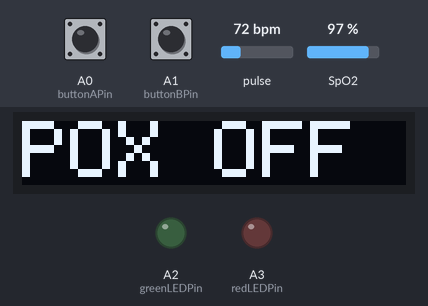
Bench run of a program on a simulated Arduino Nano ESP32. Shown: 96×16 one-colour display, output pins drawn as LEDs (lit = HIGH). Dashed ring = blinking. Inputs (shaded band) come from the test bench; at power-on: A0 (buttonAPin) LOW, A1 (buttonBPin) LOW, pulse 72 bpm, SpO2 97 %. What the program prints to the serial monitor is not drawn.

Above: at 1.2 s.
1.3 s: A0 (buttonAPin) pulled HIGH for 0.15 s
At 1.7 s:
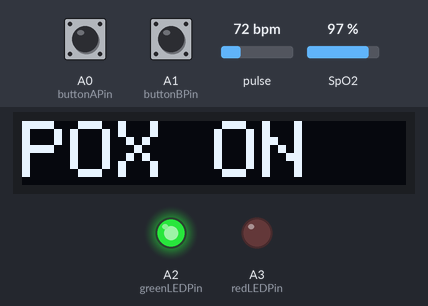
2.9 s: A1 (buttonBPin) pulled HIGH for 0.15 s
At 5.1 s:
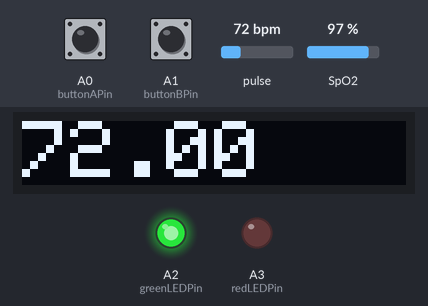
5.4 s: pulse set to 61 bpm
At 6.6 s:
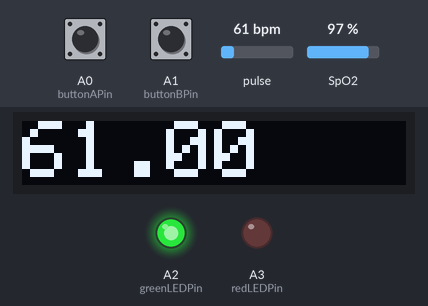
6.9 s: pulse set to 58 bpm
At 7.03 s:
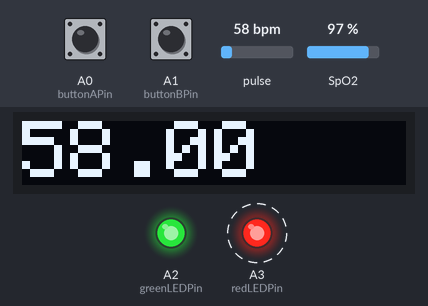
9.9 s: A1 (buttonBPin) pulled HIGH for 1 s
At 10.57 s:
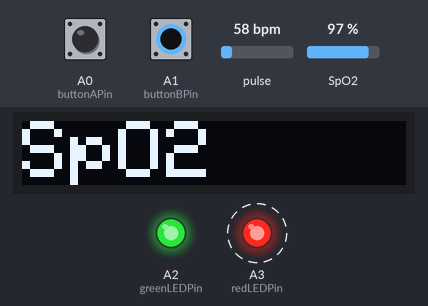
11.5 s: A1 (buttonBPin) pulled HIGH for 0.15 s
At 12.09 s:
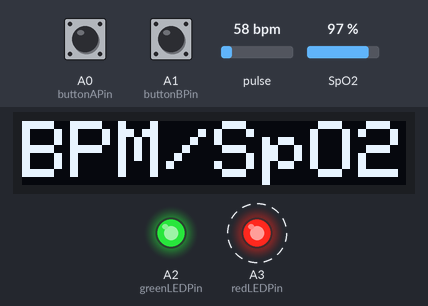
Timing chart, 0 to 13.2 s (numbered marks = the images above; inputs shaded):
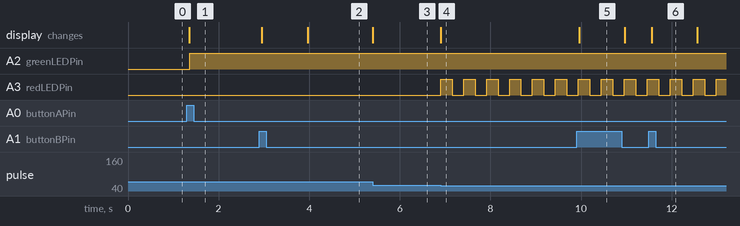

Measured:
- the behaviour switches between 60 and 59 bpm on pulse (found by bisection; images 3 and 4)
- after the input at 1.3 s, A2 (greenLEDPin): LOW → HIGH after 0.06 s; the display: changes after 0.06 s (image 1)
- after the input at 2.9 s, the display: first changes after 0.06 s (image 2 shows a later state)
- after the input at 5.4 s, the display: changes at once (image 3)
- after the input at 6.9 s, A3 (redLEDPin): alternates HIGH for 0.25 s and LOW for 0.25 s, starting at once; the display: changes at once (image 4)
- after the input at 9.9 s, the display: changes after 0.06 s (image 5)
- after the input at 11.5 s, the display: changes after 0.06 s (image 6)

The program:

main.cpp
```cpp
#include <Arduino.h>
#include <SPI.h>
#include <Wire.h>

#include <Adafruit_GFX.h>
#include <Adafruit_SSD1306.h>
#include "MAX30100_PulseOximeter.h"

// Define OLED parameters
#define SCREEN_WIDTH 96
#define SCREEN_HEIGHT 16
#define OLED_RESET -1
#define SCREEN_ADDRESS 0x3C

Adafruit_SSD1306 display(SCREEN_WIDTH, SCREEN_HEIGHT, &Wire, OLED_RESET); //Interface to the OLED display
PulseOximeter pox; // Interface to the sensor

const byte greenLEDPin = A2; // Pin for the green LED
const byte redLEDPin = A3; // Pin for the red LED
const byte buttonAPin = A0; // Pin for button A
const byte buttonBPin = A1; // Pin for button B
const byte SCLPin = A5; // ACL pin for display
const byte SDAPin = A4; // SDA pin for display

int BPM = 0; // Heartbeats per min
int displayState = 0; // State of the display. O is no display, 1 is BPM, 2 is SpO2 and 3 is both
int poxState = -1; // Determines if the pox is on (1) or off (-1)
int buttonAState = 1; // Determines if button A is pressed down or not
int lastButtonAState = 1; // The last state button A was in
int buttonBState = 1; // Determines if button A is pressed down or not
int lastButtonBState = 1; // The last state button A was in

int greenLEDState = LOW; // State of the green LED
int redLEDState = LOW; // State of the red LED

long reportingPeriod = 5000; // Time between information being printed
long displayPeriod = 1000; // Time after the display changes text to when it starts displaying measurement results
long dangerLEDPeriod = 250; // Period for danger LED
long lastReportTime = 0; // Time since last report
long displayTimerStart = 0; // Display timer start time
long DangerLEDTimerStart = 0; // Danger LED timer start time
long lastDebounceTimeA = 0; // Last time the output pin was toggled for button A
long lastDebounceTimeB = 0; // Last time the output pin was toggled for button B
long debounceDelay = 50; // Debounce time to mitigate button noise

void onBeatDetected();
void setPOXState();
void setDisplayState();
void printPOXResults();
void poxOffDisplay(void);
void poxOnDisplay(void);
void poxMeasurementDisplay(void);
void dangerLED();


void setup()
{
  pinMode(buttonAPin, INPUT); // Initialise button A pin
  pinMode(buttonBPin, INPUT); // Initialise button B pin
  pinMode(greenLEDPin, OUTPUT); // Initialise green LED pin
  pinMode(redLEDPin, OUTPUT); // Initialise red LED pin

  digitalWrite(greenLEDPin, greenLEDState); // Set the state of the green LED
  digitalWrite(redLEDPin, redLEDState); // Set the state of the red LED

  Serial.begin(9600);

  // Initialise OLED display
  display.begin(SSD1306_SWITCHCAPVCC, SCREEN_ADDRESS); // Generate display voltage from 3.3V internally

  poxOffDisplay();

  // Initialise POX
  pox.begin();

  pox.setOnBeatDetectedCallback(onBeatDetected); // Register the callback for the beat detection function
}


// Print text when beat detected
void onBeatDetected()
{
  if (poxState == 1)
  {
    Serial.println("Beat detected");
  }
}


void loop()
{
  pox.update(); // Update POX

  setPOXState(); // Set the state of the POX and the LEDs

  if (poxState == 1) {
    setDisplayState(); // Set the state of the display
    poxMeasurementDisplay(); // Set the pox display state
    dangerLED(); // Pulse the red LED if readings are at a dangerous level
  }
}


// Set the state of the POX and the green LED
void setPOXState()
{
  digitalWrite(greenLEDPin, greenLEDState); // Set the state of the green LED
  digitalWrite(redLEDPin, redLEDState); // Set the state of the red LED

  int reading = digitalRead(buttonAPin);

  if (reading != lastButtonAState) { // If the button state changes
    lastDebounceTimeA = millis(); // reset debouncing timer
  }

  if ((millis() - lastDebounceTimeA) > debounceDelay) // If a reading has been around for an amount of time equal to debounce delay has passed, assume it is correct
  {
    if (reading != buttonAState) // If the button state has changed
    {
      buttonAState = reading;

      if (buttonAState == LOW); // If the button is being pressed
      {
        if (lastButtonAState == 1) // If the last state was off
        {
          poxState = -poxState;
          if (greenLEDState == LOW) { // Turn on/off LED and change display depending on which state the green LED is in
            greenLEDState = HIGH; // If LED is off, turn it on
            displayState = 0; // Set display to the default on state
            poxOnDisplay();
          }
          else {
            greenLEDState = LOW; // If LED is on, turn it off
            redLEDState = LOW; // Turn red LED off
            poxOffDisplay();
          }
        }
      }
    }
  }

  lastButtonAState = reading;
}


// Set the state of the display
void setDisplayState()
{
  int reading = digitalRead(buttonBPin);

  if (reading != lastButtonBState) { // If the button state changes
    lastDebounceTimeB = millis(); // reset debouncing timer
  }

  if ((millis() - lastDebounceTimeB) > debounceDelay) // If a reading has been around for an amount of time equal to debounce delay has passed, assume it is correct
  {
    if (reading != buttonBState) // If the button state has changed
    {
      buttonBState = reading;

      if (buttonBState == LOW); // If the button is being pressed
      {
        if (lastButtonBState == 1) // If the last state was off
        {
          displayState += 1;
          if (displayState > 3) // If display state is greater than 3, reset it to BPM state
          {
            displayState = 1;
          }
          display.clearDisplay();
          displayTimerStart = millis(); // Start the timer to change the display
        }
      }
    }
  }

  lastButtonBState = reading;
}


// Create display for when pox is off
void poxOffDisplay(void)
{
  display.clearDisplay();

  // Set display parameters
  display.setTextSize(2);
  display.setTextColor(SSD1306_WHITE);
  display.setCursor(0, 0); // Offset text so it starts at the left of the display
  display.println("POX OFF");

  display.display(); // Display text
}


// Create display for when display is on but not displaying measurements
void poxOnDisplay(void)
{
  display.clearDisplay();

  // Set display parameters
  display.setTextSize(2);
  display.setTextColor(SSD1306_WHITE);
  display.setCursor(0, 0); // Offset text so it starts at the left of the display
  display.println("POX ON");

  display.display(); // Display text
}


// Create display for when pox is displaying measurements
void poxMeasurementDisplay()
{
  display.clearDisplay();

  // Set display parameters
  display.setTextSize(2);
  display.setTextColor(SSD1306_WHITE);
  display.setCursor(0, 0); // Offset text so it starts at the left of the display


  if (displayState == 1) { // Display BPM
    if ((millis() - displayTimerStart) <= displayPeriod) { // Print text when display period not elapsed
      display.println("BPM");
      display.display();
    }

    if ((millis() - displayTimerStart) >= displayPeriod) { // Print results when display period elapsed
      display.println(pox.getHeartRate());
      display.display();
    }
  }

  if (displayState == 2) { // Display SpO2
    if ((millis() - displayTimerStart) <= displayPeriod) { // Print text when display period not elapsed
      display.println("SpO2");
      display.display();
    }

    if ((millis() - displayTimerStart) >= displayPeriod) { // Print results when display period elapsed
      display.println(pox.getSpO2());
      display.display();
    }
  }

  if (displayState == 3) { // Display BPM and SpO2
    if ((millis() - displayTimerStart) <= displayPeriod) { // Print text when display period not elapsed
      display.println("BPM/SpO2");
      display.display();
    }

    if ((millis() - displayTimerStart) >= displayPeriod) { // Print results when display period elapsed
      display.print(pox.getHeartRate());
      display.print("/"); // Spacing
      display.println(pox.getSpO2());
      display.display();
    }
  }
}


// Make the red LED pulse if heart rate / SpO2 are at dangerous levels
void dangerLED()
{
  float heartRate = pox.getHeartRate();
  int SpO2 = pox.getSpO2();

  // If heart rate or SpO2 at dangerous levels
  if (heartRate < 60 || heartRate > 120 || SpO2 < 93)
  {
    if ((millis() - DangerLEDTimerStart) > dangerLEDPeriod)
    {
      if (!displayState == 0) { // LED does not blink if measurments are not being shown
        if (redLEDState == LOW) {
          redLEDState = HIGH;
        }
        else {
          redLEDState = LOW;
        }

      DangerLEDTimerStart = millis();
      }
    }
  }

  else {
    redLEDState = LOW; // If not in danger, turn off red LED
  }

}
```
